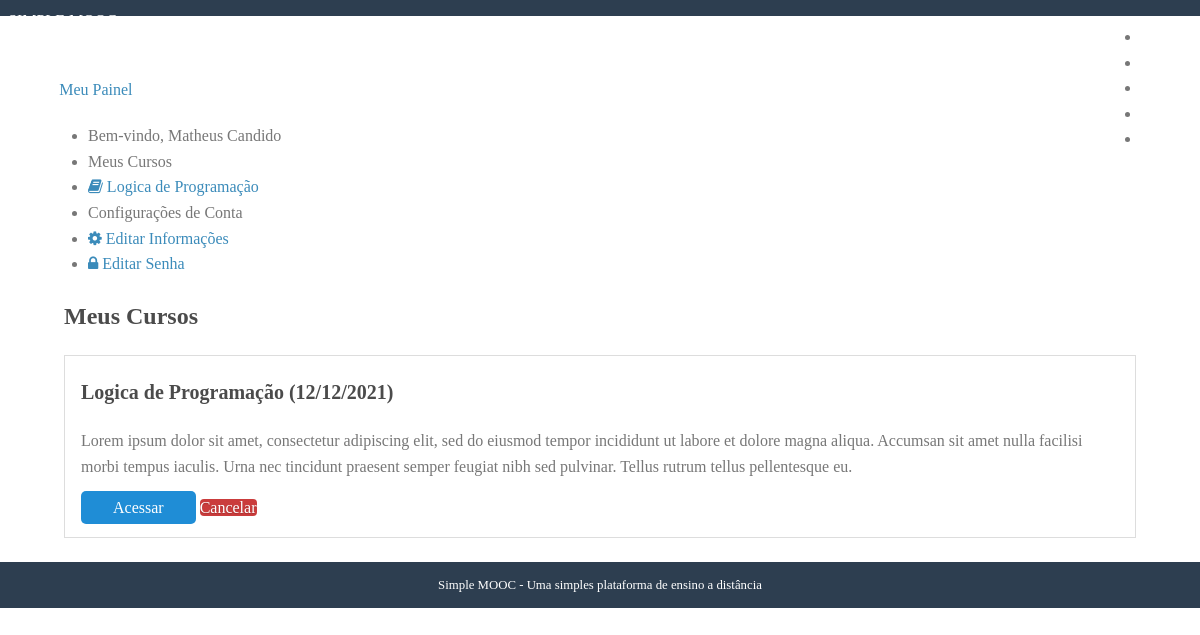
The page /conta/ (signed in) on the database its author committed.
### simplemooc/accounts/models.py (models this page shows, shortened)
class User(AbstractBaseUser, PermissionsMixin):
    username = models.CharField('Nome de Usuario', max_length=30, unique=True,
    validators=[validators.RegexValidator(re.compile('^[\w.@+-]+$'),
            'O nome de Usuário só pode conter letras, números ou os seguintes caracteres: @/./+/-/_', 'invalid')])
    email = models.EmailField('E-mail', unique=True)
    name = models.CharField('Nome', max_length=100, blank=True)
    is_active = models.BooleanField('Está Ativo?', blank=True, default=True)
    is_staff = models.BooleanField('É da equipe?', blank=True, default=False)
    date_joined = models.DateTimeField('Data de Entrada', auto_now_add=True)
    objects = UserManager()
    USERNAME_FIELD = 'username'
    REQUIRED_FIELDS =['email']
    def __str__(self):
        return self.name or self.username
    class Meta:
        verbose_name = 'Usuário'
        verbose_name_plural = 'Usuários'

### simplemooc/courses/models.py (models this page shows, shortened)
class Enrollment(models.Model):
    STATUS_CHOICES = (
        (0, 'Pendente'),
        (1, 'Inscrito'),
        (2, 'Cancelado'),
        (3, 'Recusado'),
    )
    user = models.ForeignKey(settings.AUTH_USER_MODEL,
                             verbose_name='Usuário', related_name='enrollments', on_delete=models.DO_NOTHING)
    course = models.ForeignKey(
        Course, verbose_name='Curso', related_name='enrollments',  on_delete=models.DO_NOTHING)
    status = models.IntegerField(
        'Situação', choices=STATUS_CHOICES, default=0, blank=True)
    created_at = models.DateTimeField('Criado em', auto_now_add=True)
    updated_at = models.DateTimeField('Atualizado em', auto_now=True)
    class Meta:
        verbose_name = 'Inscrição'
        verbose_name_plural = 'Inscrições'
        unique_together = (
            ('user', 'course'),
        )

class Course(models.Model):
    name = models.CharField('Nome', max_length=100)
    slug = models.SlugField('Atalho')
    description = models.TextField('Descrição Simples', blank=True)
    about = models.TextField('Sobre o Curso', blank=True)
    startDate = models.DateField('Data de Ínicio', null=True, blank=True)
    image = models.ImageField(
        'Imagem', upload_to='courses/images', null=True, blank=True)
    createdAt = models.DateTimeField('Criado em', auto_now_add=True)
    updatedAt = models.DateTimeField('Atualizado em', auto_now=True)
    objects = CourseManager()
    def __str__(self):
        return self.name
    class Meta:
        verbose_name = 'Curso'
        verbose_name_plural = 'Cursos'
        ordering = ['name']

### simplemooc/accounts/views.py (the view)
# urls.py: path('', views.dashboard, name='dashboard'),
@login_required
def dashboard(request):
    template_name = 'accounts/dashboard.html'
    context ={}
    context['enrollments'] = Enrollment.objects.filter(user=request.user)
    return render(request, template_name, context)

### simplemooc/courses/templatetags/courses_tags.py (called while the page is built)
@register.inclusion_tag('courses/templatetags/my_courses.html')
def my_courses(user):
    enrollments = Enrollment.objects.filter(user=user)
    context = {'enrollments': enrollments}
    return context

### simplemooc/accounts/templates/accounts/dashboard.html
{% extends "base.html" %}
{% load courses_tags %}
{% block content %}
<div class="pure-g-r content-ribbon">
    <div class="pure-u-1">
        <ul class="breadcrumb">
            {% block breadcrumb %}
            <li><a href="{% url 'accounts:dashboard' %}">Meu Painel</a></li>
            {% endblock %}
        </ul>
    </div>
    <div class="pure-u-1-3">
        <div class="pure-menu pure-menu-open">
            <ul>
                <li class="pure-menu-heading">
                    Bem-vindo, {{ user }}
                </li>
                {% block menu_options %}
                {% my_courses user %}
                <li class="pure-menu-heading">Configurações de Conta</li>
                <li>
                    <a href="{% url 'accounts:edit' %}">
                    <i class="fa fa-cog"></i>
                    Editar Informações
                    </a>
                </li>
                <li>
                    <a href="{% url 'accounts:edit_password' %}">
                    <i class="fa fa-lock"></i>
                    Editar Senha
                    </a>
                </li>
                {% endblock %}
            </ul>
        </div>
    </div>
    <div class="pure-u-2-3">
        <div class="inner">
            {% block dashboard_content %}
            <h2>Meus Cursos</h2>
            {% for enrollment in enrollments %}
            <div class="well">
                <h3>{{ enrollment.course }}
                ({{ enrollment.course.startDate|date:'d/m/Y'|default:'Sem data' }})
                </h3>
                {{ enrollment.course.description|linebreaks }}
                <div class="pure-controls">
                    <a href="{% url 'course:announcements' enrollment.course.slug %}" class="pure-button pure-button-primary">Acessar</a>
                    <a href="{% url 'course:undo_enrollment' enrollment.course.slug %}" class="button-error  pure-button">Cancelar</a>
                </div>
            </div>
            {% empty %}
            <aside class="pure-u-1">
                <p>Nenhum curso inscrito</p>
            </aside>
            {% endfor %}
            {% endblock %}
        </div>
    </div>
</div>
{% endblock %}

### simplemooc/courses/templates/courses/templatetags/my_courses.html
<li class="pure-menu-heading">Meus Cursos</li>
{% for enrollment in enrollments %}
<li><a href="#">
    <i class="fa fa-book"></i>
    {{ enrollment.course }}</a></li>
{% empty %}
<li>Nenhum curso encontrado</li>
{% endfor %}

### simplemooc/core/static/css/styles.css (style rules this page uses)
* { -webkit-box-sizing: border-box; -moz-box-sizing: border-box; box-sizing: border-box; }
body { margin: 0 auto; line-height: 1.7em; }
a { color: #3b8bba; }
.content .content-ribbon { margin: 1.5em 3em; }
.pure-button-primary { background-color: #1f8dd6; color: white; padding: 0.5em 2em; border-radius: 5px; }
.inner { padding: 0em 1em; }
.inner p { margin-top: 0; }
ul.breadcrumb { padding: 0; }
ul.breadcrumb li { display: inline-block; }
ul.breadcrumb li a { display: inline-block; padding: 0.3em 0.7em; }
.button-success, .button-error, .button-warning, .button-secondary { color: white; border-radius: 4px; text-shadow: 0 1px 1px rgba(0, 0, 0, 0.2); }
.button-error { background: rgb(202, 60, 60); }
body { min-width: 320px; color: #777; line-height: 1.6; }
h1, h2, h3, h4, h5, h6 { font-weight: bold; color: rgb(75, 75, 75); }
h3 { font-size: 1.25em; }
a { color: #3b8bba; text-decoration: none; }
.well { border: 1px solid #ddd; padding: 0em 1em 1em 1em; margin-bottom: 1.5em; }

### rows shown on the page
User: name "Matheus Candido"
Enrollment: course "Logica de Programação", course.startDate "12/12/2021", course.description "Lorem ipsum dolor sit amet, consectetur adipiscing elit, sed do eiusmod tempor incididunt ut labore et dolore magna aliqua. Accumsan sit amet nulla facilisi morbi tempus iaculis. Urna nec tincidunt praesent semper feugiat nibh sed pulvinar. Tellus rutrum tellus pellentesque eu."
